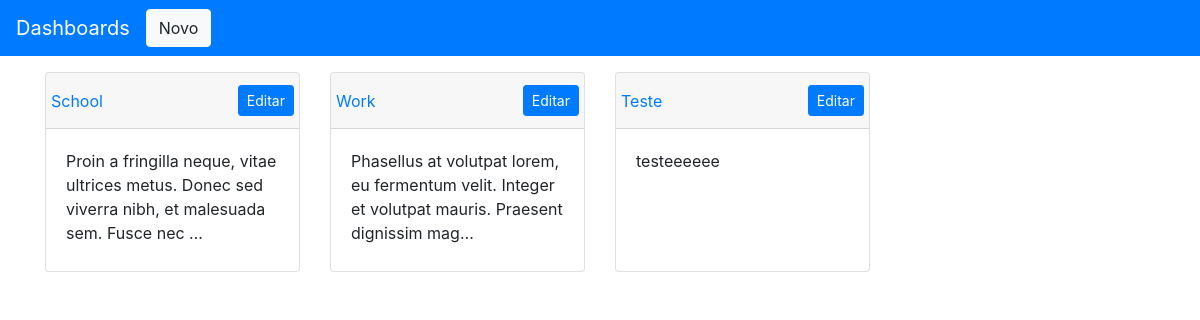
Before: / with the older database file.
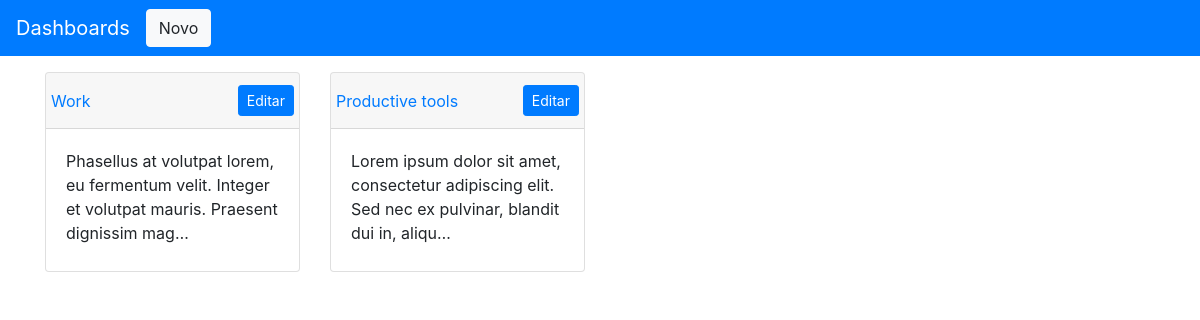
After: the same page with the newer database file.
### app/models.py (models this page shows, shortened)
class Dashboard(models.Model):
    title = models.CharField(max_length=200)
    description = models.TextField()

### app/views.py (the view)
# urls.py: path('', views.dashboard_list, name='dashboard_list'),
def dashboard_list(request):
    dashboards = Dashboard.objects.all()
    return render(request, "app/dashboard_list.html", {'dashboards': dashboards})

### app/templates/app/dashboard_list.html
{% extends 'app/base.html' %}
{% block content %}
	<div class="row">
	    {% for dashboard in dashboards %}
	    <div class="col-md-3 mt-3">
	    	<div class="card">
	        	<div class="card-header">
	        		<div class="row justify-content-between">
		        		<div class="align-self-center">
		        			<a href="{% url 'dashboard_detail' pk=dashboard.pk %}">{{ dashboard.title }}</a>
		        		</div>
		        		<div class="align-self-center">
		        			<a href="{% url 'dashboard_edit' pk=dashboard.pk %}" class="btn btn-sm btn-primary">Editar</a>
		        		</div>
		        	</div>
	        	</div>
	        	<div class="card-body">
	        		{{ dashboard.description|truncatechars:100 }}
	        	</div>
	        </div>
	    </div>
	    {% endfor %}
	</div>
{% endblock %}

### app/templates/app/base.html (shortened to what this page needs)
{% load static %}
<!DOCTYPE html>
<html lang="pt">
	<head>
	    <link rel="stylesheet" href="https://stackpath.bootstrapcdn.com/bootstrap/4.3.1/css/bootstrap.min.css">
	    <link rel="stylesheet" href="{% static 'css/app.css' %}">
	</head>
	<body>
		<header>
			<nav class="navbar navbar-expand-lg navbar-dark bg-primary">
			  <a class="navbar-brand" href="/">Dashboards</a>
			  <div>
			  	<a href="{% url 'dashboard_new' %}" class="btn btn-light">Novo</a>
			  </div>
			</nav>
		</header>
		<main class="container">
			{% block content %}
			{% endblock %}
		</main>
	</body>
</html>

### app/static/css/app.css (style rules this page uses)
.card { height: 200px; }

Changed rows visible on the page:
removed Dashboard: title "School", description "Proin a fringilla neque, vitae ultrices metus. Donec sed viverra nibh, et malesuada sem. Fusce nec …"
removed Dashboard: title "Teste", description "testeeeeee"
added Dashboard: title "Productive tools", description "Lorem ipsum dolor sit amet, consectetur adipiscing elit. Sed nec ex pulvinar, blandit dui in, aliqu…"
